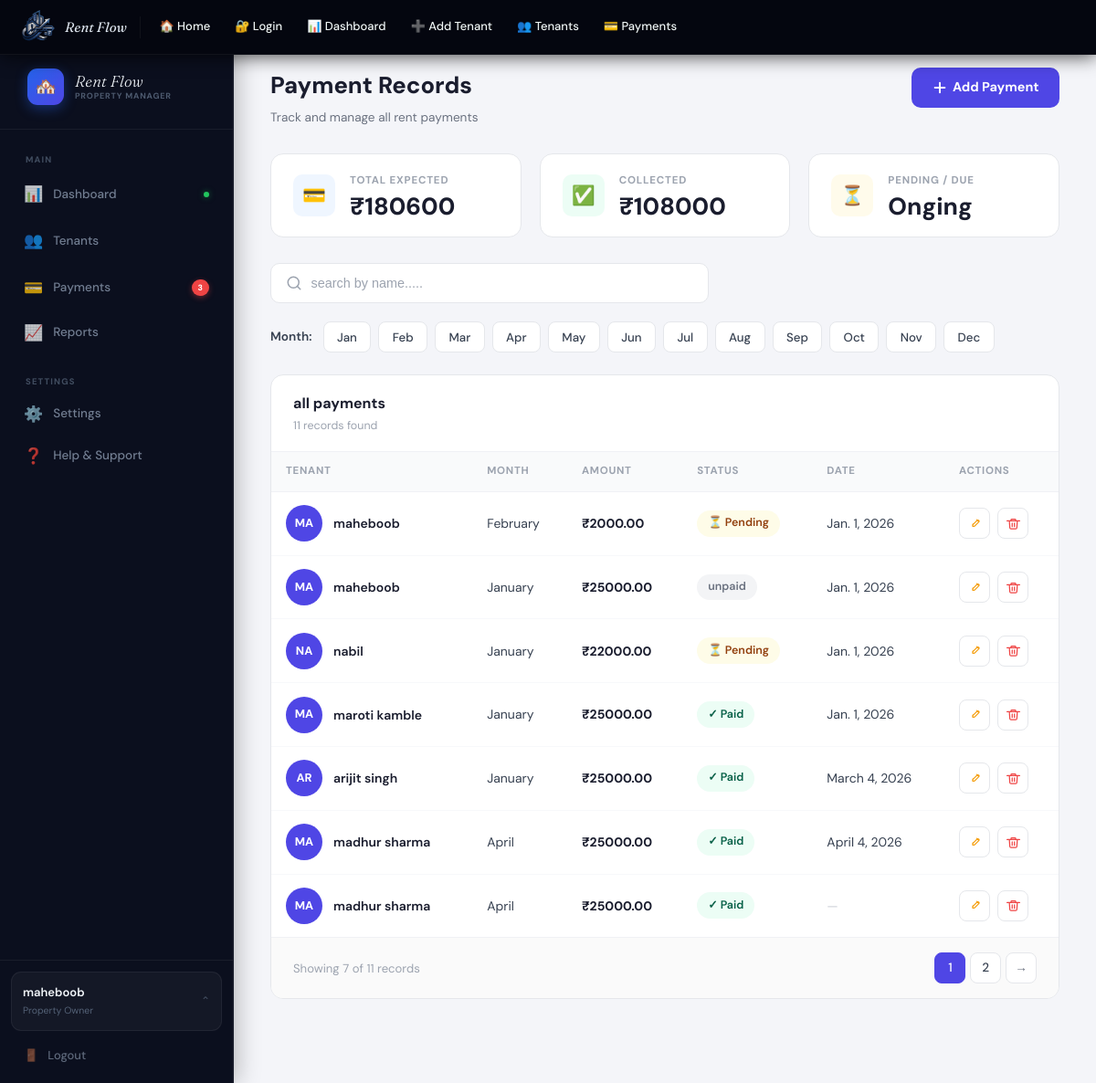
Page /paymentlist/ (signed in) on the committed database.
### tracker/models.py (models this page shows, shortened)
class payment(models.Model):
    tenant=models.ForeignKey(tenant,on_delete=models.CASCADE,null=True)
    MONTH_CHOICES = [
    ("January", "January"),
    ("February", "February"),
    ("March", "March"),
    ("April", "April"),
    ("May", "May"),
    ("June", "June"),
    ("July", "July"),
    ("August", "August"),
    ("September", "September"),
    ("October", "October"),
    ("November", "November"),
    ("December", "December"),
]
    month=models.CharField(max_length=20,choices=MONTH_CHOICES)
    amount=models.DecimalField(max_digits=10,decimal_places=2,default="")
    status=models.CharField(max_length=20,null=True,
                            choices=[
                                ('paid','paid'),
                                ('unpaid','unpaid'),
                                ('pending','pending')]
                                )
    paid_date=models.DateField(null=True,blank=True)

class tenant(models.Model):
    name=models.CharField(max_length=100)
    phone=models.CharField(max_length=15,default="")
    monthly_rent=models.DecimalField(max_digits=10,decimal_places=2,default=0)
    join_date=models.DateField()
    is_active=models.BooleanField(default=True)

### tracker/views.py (the view)
# urls.py: path('paymentlist/',views.payment_list,name="payment_list"),
@login_required
def payment_list(request):
      months = {
    1: "January",
    2: "February",
    3: "March",
    4: "April",
    5: "May",
    6: "June",
    7: "July",
    8: "August",
    9: "September",
    10: "October",
    11: "November",
    12: "December",
}
      tenantlist=tenant.objects.all()
      total_expected=tenantlist.aggregate(total=Sum('monthly_rent'))['total'] or 0
      month=request.GET.get("month")
      year=request.GET.get("year")
      paymentlist=payment.objects.all()
      collected_amount=paymentlist.filter(status='paid').aggregate(total=Sum('amount'))['total'] or 0
      heading="all payments"
      if month and year:
            paymentlist=paymentlist.filter(
                  paid_date__month=month,
                  paid_date__year=year
            )
            heading = f"{months[int(month)]} {year} Payments"
      current_year=datetime.now().year
      search=request.GET.get("search")
      if search:
            paymentlist=paymentlist.filter(
                  tenant__name__icontains=search
            )
      paginator = Paginator(paymentlist, 7)
      page_number = request.GET.get("page")
      page_obj = paginator.get_page(page_number)
      context={
            'paymentlist':paymentlist,
            'collected_amount':collected_amount,
            'total_expected':total_expected,
            'current_year':current_year,
            'heading':heading,
            'page_obj': page_obj
      }
      return render(request,"tracker/paymentlist.html",context)

### tracker/templates/tracker/paymentlist.html (shortened to what this page needs)
{% extends "main_nav.html" %}
{% load static %}
{% block content %}
  <link rel="stylesheet" href="{% static 'css/paymentlist.css' %}">
<div id="page-dashboard" class="page active">
  <div class="app-shell">
    {% include "tracker/side_nav.html" %}
    <div class="main-area">
      <div class="pm-topbar">
        <div>
          <h2>Payment Records</h2>
          <p class="subtitle">Track and manage all rent payments</p>
        </div>
        <a href="{% url 'payment_form' %}" class="btn-add-payment">
          <svg width="16" height="16" fill="none" viewBox="0 0 24 24" stroke="currentColor" stroke-width="3">
            <path stroke-linecap="round" stroke-linejoin="round" d="M12 4v16m8-8H4"/>
          </svg>
          Add Payment
        </a>
      </div>
      <div class="pm-stats">
        <div class="stat-card">
          <div class="stat-icon stat-icon-blue">💳</div>
          <div>
            <div class="stat-label">Total Expected</div>
            <div class="stat-value">₹{{ total_expected }}</div>
          </div>
        </div>
        <div class="stat-card">
          <div class="stat-icon stat-icon-green">✅</div>
          <div>
            <div class="stat-label">Collected</div>
            <div class="stat-value">₹{{ collected_amount }}</div>
          </div>
        </div>
        <div class="stat-card">
          <div class="stat-icon stat-icon-amber">⏳</div>
          <div>
            <div class="stat-label">Pending / Due</div>
            <div class="stat-value">Onging</div>
          </div>
        </div>
      </div>
        <div class="tl-search-row">
          <form method="GET">
            <div class="tl-search-wrap">
              <svg fill="none" viewBox="0 0 24 24" stroke="currentColor" stroke-width="2"><circle cx="11" cy="11" r="8"/><path stroke-linecap="round" d="M21 21l-4.35-4.35"/></svg>
              <input type="text" name="search"  value="{{request.GET.search }}" placeholder="search by name.....">
            </div>
          </form>
        </div>
      <div class="pm-month-row">
        <span class="month-label">Month:</span>
        <a href="?month=1&year=2026"  {% if request.GET.month == "1"  %}class="active-month"{% endif %}>Jan</a>
        <a href="?month=2&year=2026"  {% if request.GET.month == "2"  %}class="active-month"{% endif %}>Feb</a>
        <a href="?month=3&year=2026"  {% if request.GET.month == "3"  %}class="active-month"{% endif %}>Mar</a>
        <a href="?month=4&year=2026"  {% if request.GET.month == "4"  %}class="active-month"{% endif %}>Apr</a>
        <a href="?month=5&year=2026"  {% if request.GET.month == "5"  %}class="active-month"{% endif %}>May</a>
        <a href="?month=6&year=2026"  {% if request.GET.month == "6"  %}class="active-month"{% endif %}>Jun</a>
        <a href="?month=7&year=2026"  {% if request.GET.month == "7"  %}class="active-month"{% endif %}>Jul</a>
        <a href="?month=8&year=2026"  {% if request.GET.month == "8"  %}class="active-month"{% endif %}>Aug</a>
        <a href="?month=9&year=2026"  {% if request.GET.month == "9"  %}class="active-month"{% endif %}>Sep</a>
        <a href="?month=10&year=2026" {% if request.GET.month == "10" %}class="active-month"{% endif %}>Oct</a>
        <a href="?month=11&year=2026" {% if request.GET.month == "11" %}class="active-month"{% endif %}>Nov</a>
        <a href="?month=12&year=2026" {% if request.GET.month == "12" %}class="active-month"{% endif %}>Dec</a>
      </div>
      {% if paymentlist %}
      <div class="pm-card">
        <div class="pm-card-header">
          <div>
            <h3>{{ heading }}</h3>
            <p class="record-sub">{{ page_obj.paginator.count }} record{{ page_obj.paginator.count|pluralize }} found</p>
          </div>
        </div>
        <table class="pm-table">
          <thead>
            <tr>
              <th>Tenant</th>
              <th>Month</th>
              <th>Amount</th>
              <th>Status</th>
              <th>Date</th>
              <th>Actions</th>
            </tr>
          </thead>
          <tbody>
            {% for payment in page_obj %}
            <tr>
              <td>
                <div class="tenant-cell">
                  <div class="tenant-avatar">{{ payment.tenant.name|slice:":2"|upper }}</div>
                  <div>
                    <span class="tenant-name">{{ payment.tenant.name }}</span>
                  </div>
                </div>
              </td>
              <td>{{ payment.month }}</td>
              <td><span class="amount-val">₹{{ payment.amount }}</span></td>
              <td>
                {% if payment.status == "paid" or payment.status == "Paid" %}
                  <span class="badge badge-paid">✓ Paid</span>
                {% elif payment.status == "overdue" or payment.status == "Overdue" %}
                  <span class="badge badge-overdue">⚠ Overdue</span>
                {% elif payment.status == "pending" or payment.status == "Pending" %}
                  <span class="badge badge-pending">⏳ Pending</span>
                {% else %}
                  <span class="badge badge-default">{{ payment.status }}</span>
                {% endif %}
              </td>
              <td>
                {% if payment.paid_date %}
                  {{ payment.paid_date }}
                {% else %}
                  <span class="dash">—</span>
                {% endif %}
              </td>
              <td>
                <div class="action-btns">
                  <a href="{% url 'payment_edit' payment.id %}" class="btn-icon btn-icon-edit" title="Edit">
                    <svg fill="none" viewBox="0 0 24 24" stroke="currentColor" stroke-width="2">
                      <path stroke-linecap="round" stroke-linejoin="round" d="M15.232 5.232l3.536 3.536M9 13l6.768-6.768a2 2 0 112.828 2.828L11.828 15.828a2 2 0 01-1.414.586H8v-2.414a2 2 0 01.586-1.414z"/>
                    </svg>
                  </a>
                  <a href="{% url 'payment_delete' payment.id %}" class="btn-icon btn-icon-delete" title="Delete">
                    <svg fill="none" viewBox="0 0 24 24" stroke="currentColor" stroke-width="2">
                      <path stroke-linecap="round" stroke-linejoin="round" d="M19 7l-.867 12.142A2 2 0 0116.138 21H7.862a2 2 0 01-1.995-1.858L5 7m5 4v6m4-6v6M1 7h22M8 7V5a1 1 0 011-1h6a1 1 0 011 1v2"/>
                    </svg>
                  </a>
                </div>
              </td>
            </tr>
            {% endfor %}
          </tbody>
        </table>
        <div class="pm-footer">
          <span class="showing-txt">
            Showing {{ page_obj|length }} of {{ page_obj.paginator.count }} record{{ page_obj.paginator.count|pluralize }}
          </span>
          <div class="pagination">
            <span class="pg-current">{{ page_obj.number }}</span>
            {% if page_obj.has_next %}
              <a href="?page={{ page_obj.next_page_number }}">{{ page_obj.next_page_number }}</a>
              <a href="?page={{ page_obj.paginator.num_pages }}" class="pg-arrow" title="Last">→</a>
            {% endif %}
          </div>
        </div>
      </div>
      {% else %}
      <div class="pm-card">
        <div class="empty-state">No payments found for this period.</div>
      </div>
      {% endif %}
    </div>
  </div>
</div>
{% endblock  %}

### tracker/templates/main_nav.html (shortened to what this page needs)
{% load static %}
<!DOCTYPE html>
<html lang="en">
<head>
    <link rel="stylesheet" href="{% static 'css/style.css' %}">
</head>
<body>
    <nav class="switcher">
    <div class="nav-logo">
        <div class="sw-brand-logo">
             <img src="{% static 'images/rent-logo.png' %}" alt="image">
        </div>
    <div class="sw-brand">Rent Flow</div>
     </div>
     <a href="{% url "home" %}" >🏠 Home</a>
     <a href="{% url "login" %}" >🔐 Login</a>
     <a href="{% url "dashboard" %}" >📊 Dashboard </a>
     <a href="{% url "tenantadd" %}" >➕ Add Tenant</a>
     <a href="{% url "tenant_list" %}" >👥 Tenants</a>
     <a href="{% url "payment_list" %}" >💳 Payments</a>
     </nav>
    {% block content %}
    {% endblock %}
</body>
</html>

### tracker/templates/tracker/side_nav.html (shortened to what this page needs)
{% load static %}
<!DOCTYPE html>
<html lang="en">
<head>
 <link rel="stylesheet" href="{% static 'css/side_nav.css' %}">
</head>
<body>
     <aside class="sidebar">
      <div class="sb-brand">
        <div class="sb-brand-inner">
          <div class="sb-logo-box">🏘️</div>
          <div class="sb-logo-text">
            <div class="sb-name">Rent Flow</div>
            <div class="sb-tag">Property Manager</div>
          </div>
        </div>
      </div>
      <div class="sb-section"><div class="sb-section-label">Main</div></div>
      <a class="sb-item active" href="{% url "dashboard" %}"><span class="si">📊</span> Dashboard <span class="sb-dot"></span></a>
      <a class="sb-item" href="{% url "tenant_list" %}"><span class="si">👥</span> Tenants</a>
      <a class="sb-item" href="{% url "payment_list" %}"><span class="si">💳</span> Payments <span class="sb-badge">3</span></a>
      <button class="sb-item"><span class="si">📈</span> Reports</button>
      <div class="sb-section" style="margin-top:8px;"><div class="sb-section-label">Settings</div></div>
      <button class="sb-item"><span class="si">⚙️</span> Settings</button>
      <button class="sb-item"><span class="si">❓</span> Help &amp; Support</button>
      <div class="sb-spacer"></div>
      <div class="sb-bottom">
        <div class="sb-user">
          <div class="sb-user-info"><div class="sb-u-name">{{ request.user.username }}</div><div class="sb-u-role">Property Owner</div></div>
          <span class="sb-chevron">⌃</span>
        </div>
        <button class="sb-logout"><span>🚪</span> <a href="{% url "logout" %}">Logout</a></button>
      </div>
    </aside>
</body>
</html>

### tracker/static/css/style.css (style rules this page uses)
:root { --blue-50:#eff6ff;--blue-100:#dbeafe;--blue-200:#bfdbfe; --blue-400:#60a5fa;--blue-500:#3b82f6;--blue-600:#2563eb; --blue-700:#1d4ed8;--blue-900:#1e3a8a; --indigo-50:#eef2ff;--indigo-400:#818cf8; --indigo-500:#6366f1;--indigo-600:#4f46e5; --gray-50:#f9fafb;--gray-100:#f3f4f6;--gray-200:#e5e7eb; --gray-300:#d1d5db;--gray-400:#9ca3af;--gray-500:#6b7280; --gray-600:#4b5563;--gray-700:#374151;--gray-800:#1f2937;--gray-900:#111827; --green-100:#dcfce7;--green-500:#22c55e;--green-600:#16a34a; --amber-100:#fef3c7;--amber-500:#f59e0b;--amber-600:#d97706; --red-100:#fee2e2;--red-500:#ef4444;--red-600:#dc2626; --sidebar-bg:#0b0f1e; --sidebar-w:256px; --sh-sm:0 1px 3px rgba(0,0,0,.07); --sh:0 2px 8px rgba(0,0,0,.08); --sh-md:0 6px 20px rgba(0,0,0,.09); --sh-lg:0 12px 40px rgba(0,0,0,.13); --r:12px;--r-lg:16px;--r-xl:20px; --dur:.22s;--ease:cubic-bezier(.4,0,.2,1); }
*,*::before,*::after { box-sizing:border-box;margin:0;padding:0; }
html { scroll-behavior:smooth; }
body { font-family:'DM Sans',sans-serif;background:var(--gray-50);color:var(--gray-800);line-height:1.6;font-size:15px;-webkit-font-smoothing:antialiased; }
.switcher { position:fixed;top:0;left:0;right:0;z-index:9999; background:#04060f; display:flex;align-items:center;gap:3px; padding:7px 18px; border-bottom:1px solid rgba(255,255,255,.05); box-shadow:0 2px 20px rgba(0,0,0,.7); overflow-x:auto; }
.sw-brand { display:inline-flex;font-family:'Fraunces',serif;font-style:italic;color:#dee5ee;font-size:15px;white-space:nowrap;padding-right:14px;border-right:1px solid rgba(181, 181, 181, 0.07);margin-right:6px;flex-shrink:0; }
.switcher a { background:none;border:none;padding:5px 12px;border-radius:6px;cursor:pointer;font-family:'DM Sans',sans-serif;font-size:13px;font-weight:500;color:#f0f6f5;transition:all .15s;white-space:nowrap;text-decoration: none; }
.nav-logo { display:flex; align-items:center; gap:8px; }
.sw-brand-logo { width:45px; height:45px; display:flex; align-items:center; justify-content:center; flex-shrink:0; }
.sw-brand-logo img { width:60px; height:60px; object-fit:cover; border-radius:10px; display:block; }
.page { display:none;min-height:100vh;padding-top:42px; }
.page.active { display:block;animation:fadeIn .2s var(--ease); }

### rows in the picture
payment: tenant.name "MA", tenant.name "maheboob", month "February", amount "2000.00", status "⏳ Pending", paid_date "Jan. 1, 2026"
payment: tenant.name "MA", tenant.name "maheboob", month "January", amount "25000.00", status "unpaid", paid_date "Jan. 1, 2026"
payment: tenant.name "NA", tenant.name "nabil", month "January", amount "22000.00", status "⏳ Pending", paid_date "Jan. 1, 2026"
payment: tenant.name "MA", tenant.name "maroti kamble", month "January", amount "25000.00", status "✓ Paid", paid_date "Jan. 1, 2026"
payment: tenant.name "AR", tenant.name "arijit singh", month "January", amount "25000.00", status "✓ Paid", paid_date "March 4, 2026"
payment: tenant.name "MA", tenant.name "madhur sharma", month "April", amount "25000.00", status "✓ Paid", paid_date "April 4, 2026"
payment: tenant.name "MA", tenant.name "madhur sharma", month "April", amount "25000.00", status "✓ Paid"

### other values in the picture
{{ request.user.username }} "maheboob"
{{ total_expected }} "180600"
{{ collected_amount }} "108000"
{{ heading }} "all payments"
{{ page_obj.paginator.count }} "11"
{{ page_obj|length }} "7"
{{ page_obj.number }} "1"
{{ page_obj.next_page_number }} "2"
